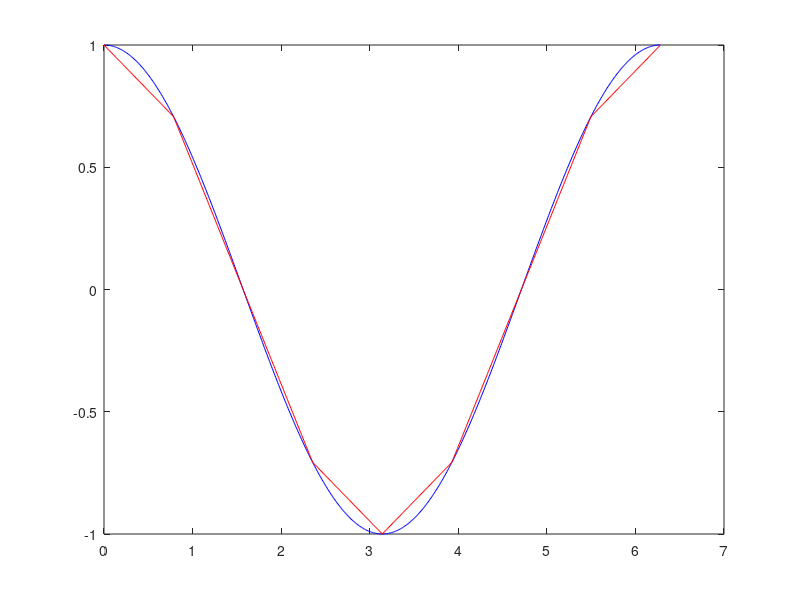

MATLAB code for this plot:
% Nodes 
x = 0:pi/4:2*pi;

% f(x) = cos(x)
y = cos(x);

% Interval
interval = 0:0.01:2*pi;

% Interpolation
interpolation = interp1(x, y, interval, "linear");

plot(interval, cos(interval), 'b', interval, interpolation, 'r');